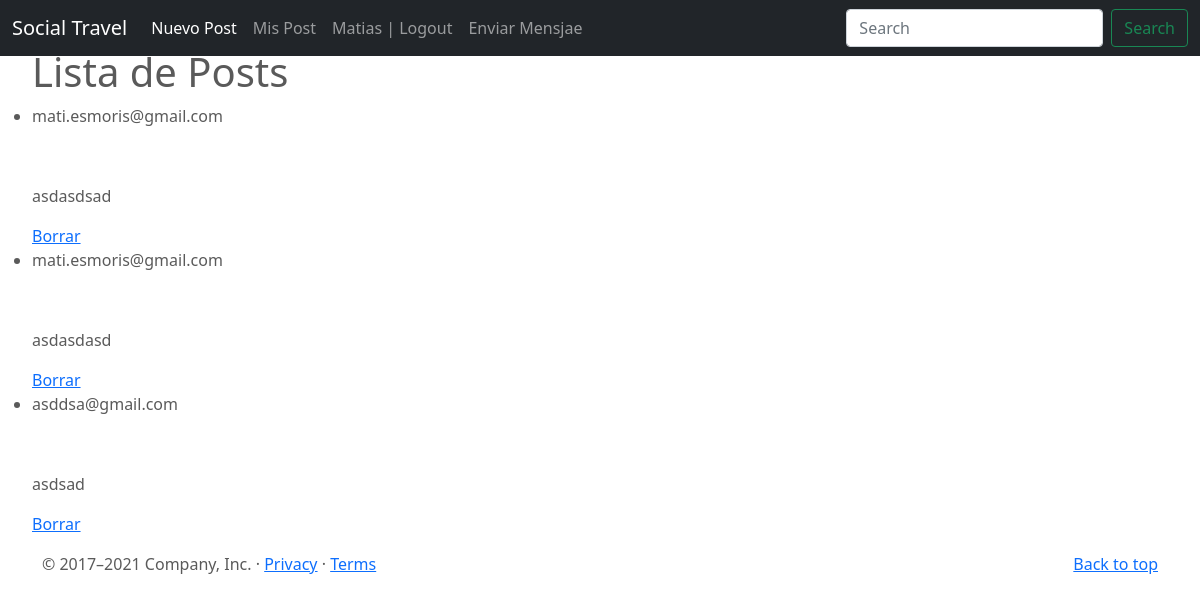
The app's page /mensaje/list (signed in) with its own data.
### SocialTravel/models.py (models this page shows)
class Mensaje(models.Model):
    mensaje = models.TextField(max_length=1000)
    email = models.EmailField()
    destinatario = models.ForeignKey(to=User, on_delete=models.CASCADE, related_name="destinatario")

### SocialTravel/views.py (the view)
# urls.py: path('mensaje/list', MensajeList.as_view(), name="mensaje-list"),
class MensajeList(LoginRequiredMixin, ListView):
    model = Mensaje
    context_object_name = "mensajes"
    def get_queryset(self):
        return Mensaje.objects.filter(destinatario=self.request.user.id).all()

### SocialTravel/templates/SocialTravel/mensaje_list.html (shortened to what this page needs)
{% extends "SocialTravel/base.html" %}
{% block main %}
<ul>
    <h1>Lista de Posts</h1>
    {% for mensaje in mensajes %}
    <li>
        <p>{{mensaje.email}}</p>
        <br>
        <p></p>{{mensaje.mensaje}}</p>
        {% if user.is_authenticated and mensaje.destinatario == user %}
            <a href="{% url 'mensaje-delete' mensaje.id %}">Borrar</a>
        {% endif %}
    </li>
    {% endfor %}
</ul>
{% endblock %}

### SocialTravel/templates/SocialTravel/base.html (shortened to what this page needs)
<!DOCTYPE html>
<html lang="en">
<head>
    {% load static %}
<link href="{% static 'SocialTravel/css/bootstrap.min.css' %}" rel="stylesheet">
    <link href="{% static 'SocialTravel/css/carousel.css' %}" rel="stylesheet">
</head>
  <body>
    <header>
      <nav class="navbar navbar-expand-md navbar-dark fixed-top bg-dark">
        <div class="container-fluid">
          <a class="navbar-brand" href="{% url 'index' %}">Social Travel</a>
          <div class="collapse navbar-collapse" id="navbarCollapse">
            <ul class="navbar-nav me-auto mb-2 mb-md-0">
              <li class="nav-item">
                <a class="nav-link active" aria-current="page" href="{% url 'post-create' %}">Nuevo Post</a>
              </li>
              <li class="nav-item">
                <a class="nav-link" href="{% url 'post-list' %}">Mis Post</a>
              </li>
              {% if user.is_authenticated %}
                <li class="nav-item">
                  <a class="nav-link" href="{% url 'logout' %}"> {{user.username}} | Logout</a>
                </li>
              {% endif %}
                <li class="nav-item">
                  <a class="nav-link" href="{% url 'mensaje-create' %}">Enviar Mensjae</a>
                </li>
            </ul>
            <form class="d-flex">
              <input class="form-control me-2" type="search" placeholder="Search" aria-label="Search">
              <button class="btn btn-outline-success" type="submit">Search</button>
            </form>
          </div>
        </div>
      </nav>
    </header>
    {% block main %}
    {% endblock %}
  <footer class="container">
    <p class="float-end"><a href="https://getbootstrap.com/docs/5.0/examples/carousel/#">Back to top</a></p>
    <p>© 2017–2021 Company, Inc. · <a href="https://getbootstrap.com/docs/5.0/examples/carousel/#">Privacy</a> · <a href="https://getbootstrap.com/docs/5.0/examples/carousel/#">Terms</a></p>
  </footer>
  </body>
</html>

### SocialTravel/static/SocialTravel/css/carousel.css (style rules this page uses)
body { padding-top: 3rem; padding-bottom: 3rem; color: #5a5a5a; }

### records on screen
Mensaje: email "mati.esmoris@gmail.com", mensaje "asdasdsad", shows "Borrar"
Mensaje: email "mati.esmoris@gmail.com", mensaje "asdasdasd", shows "Borrar"
Mensaje: email "asddsa@gmail.com", mensaje "asdsad", shows "Borrar"

### other values on screen
{{ user.username }} "Matias"
